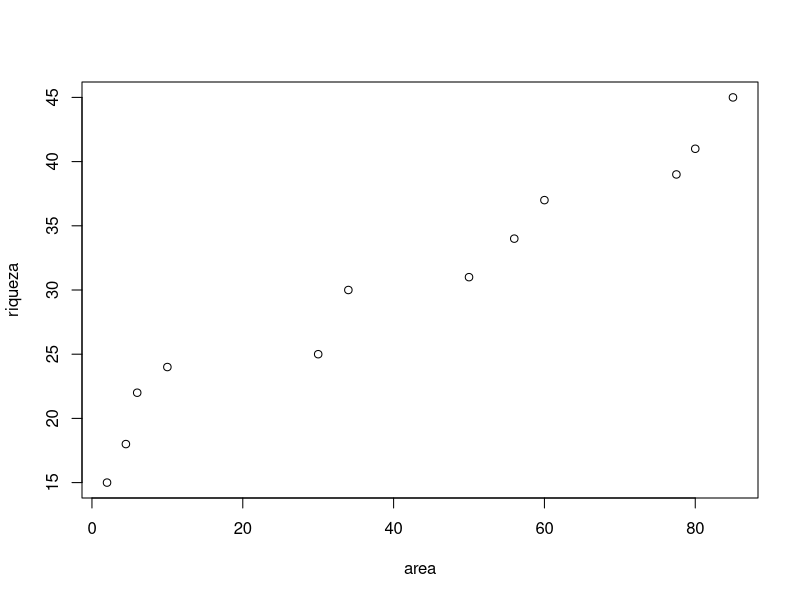
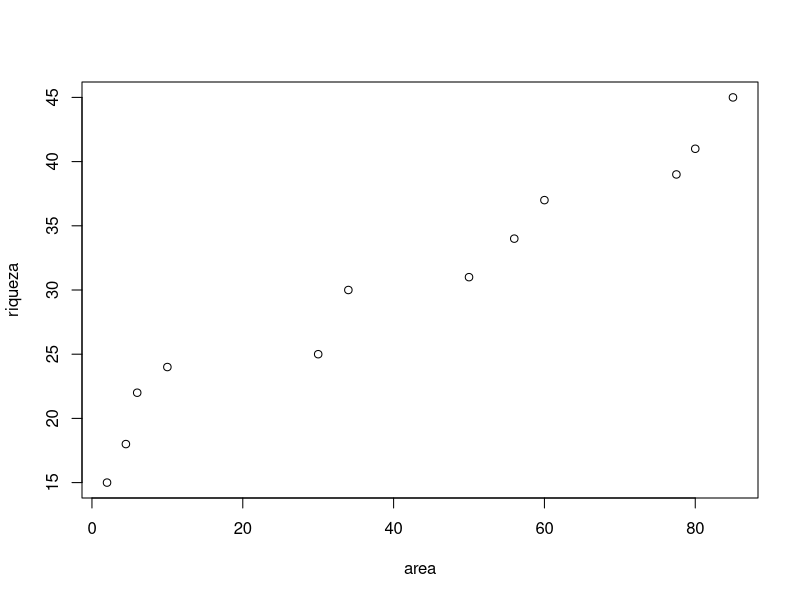
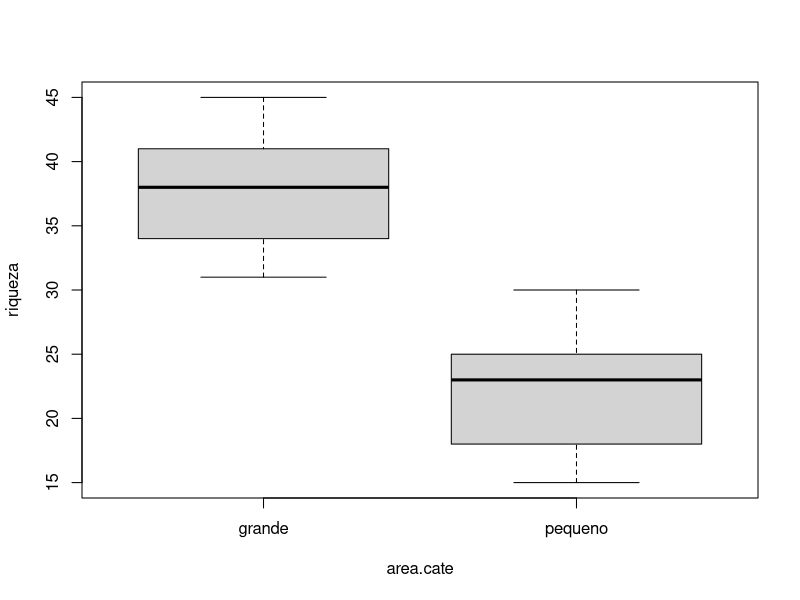
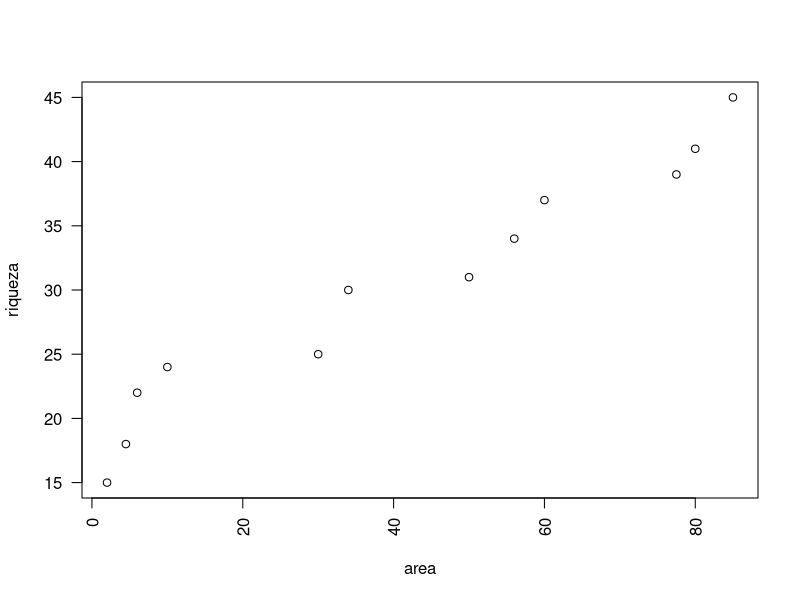
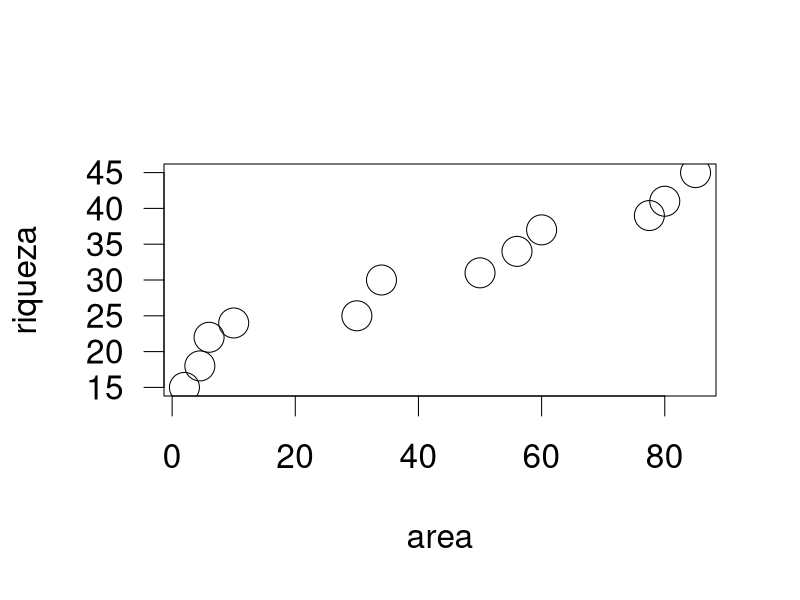
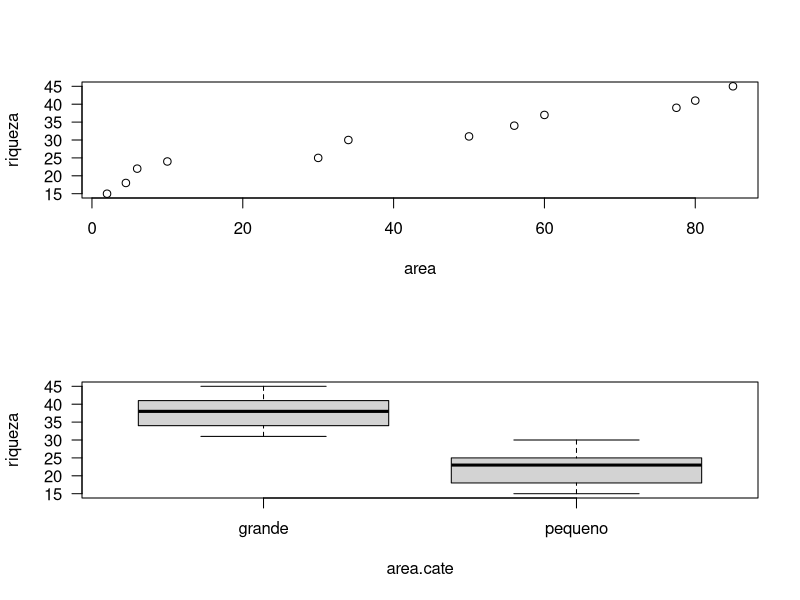
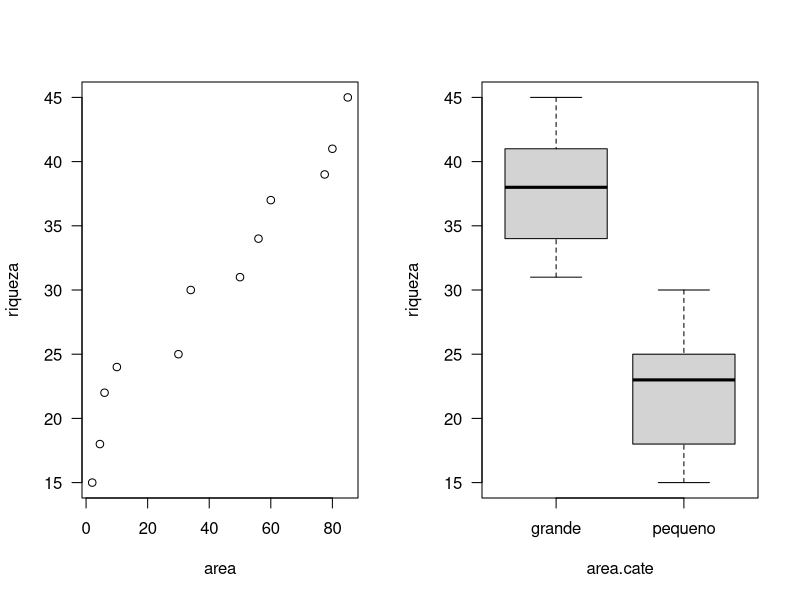
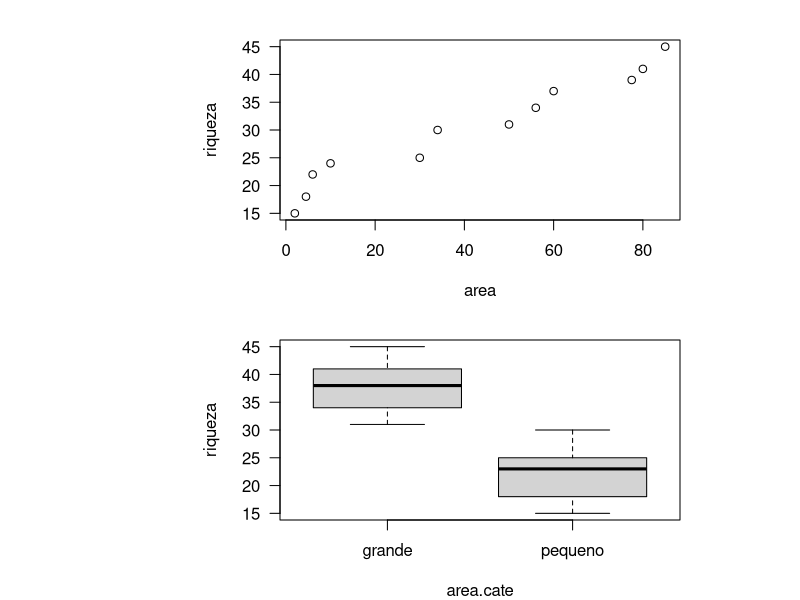

These charts were generated, in order, by the following R code:
## ---- chunk 1
riqueza <- c(15,18,22,24,25,30,31,34,37,39,41,45)
area <- c(2,4.5,6,10,30,34,50,56,60,77.5,80,85)
area.cate <- rep(c("pequeno", "grande"), each=6)

plot(riqueza~area)
plot(area,riqueza) # o mesmo que o anterior
boxplot(riqueza~area.cate)
## ---- chunk 2
par(las=1)
 plot(riqueza~area, las=2)
## ---- chunk 3
par(cex=2)
plot(riqueza~area, cex=2)
## ---- chunk 4
par(mfrow=c(2,1))
plot(riqueza~area)
boxplot(riqueza~area.cate)
## ---- chunk 5
par(mfrow=c(1,2))
plot(riqueza~area)
boxplot(riqueza~area.cate)
## ---- chunk 6
par(mfrow=c(2,1))
par(mar=c(4,14,2,6))
plot(riqueza~area)
boxplot(riqueza~area.cate)
## ---- chunk 7
par(mfrow=c(1,2))
par(mar=c(14,4,8,2))
plot(riqueza~area)
boxplot(riqueza~area.cate)
## ---- chunk 8
par(mfrow=c(1,2))
par(mar=c(8,4,8,1))
plot(riqueza~area)
par(mar=c(14,2,4,0.5))
boxplot(riqueza~area.cate)
## ---- chunk 9
  riqueza <- c(15,18,22,24,25,30,31,34,37,39,41,45)
  area <- c(2,4.5,6,10,30,34,50,56,60,77.5,80,85)
  area.cate <- rep(c("pequeno", "grande"), each=6)
## ---- chunk 10
plot(riqueza~area)
## ---- chunk 11
 plot(riqueza~area, bty="l", tcl=0.3)
## ---- chunk 12
boxplot(riqueza~area.cate, bty="l", tcl=0.3)
## ---- chunk 13
par(bty="l")
par(tcl=0.3)
boxplot(riqueza~area.cate)
## ---- chunk 14
riqueza <- c(15,18,22,24,25,30,31,34,37,39,41,45)
area <- c(2,4.5,6,10,30,34,50,56,60,77.5,80,85)
abundancia <- rev(riqueza)
## ---- chunk 15
 plot(riqueza~area)
 lines(lowess(area, riqueza))
## ---- chunk 16
hist(faithful$eruptions,prob=TRUE)
lines(density(faithful$eruptions),col="blue")
abline()
## ---- chunk 17
x <- runif(100, 1, 10)
## ---- chunk 18
y <- x+rnorm(100)
## ---- chunk 19
plot(y~x)
abline(0,1, col="blue")
## ---- chunk 20
plot(riqueza~area)
abline(v=mean(area))
abline(h=mean(riqueza))
## ---- chunk 21
plot(riqueza~area)
text(x=20,y=40,"texto")
## ---- chunk 22
require(MASS) #para objeto Animals
head(Animals) #consulte o help para entender
plot(brain~body, data=Animals, log="xy", type="n")
text(y=Animals$brain,x=Animals$body,labels=rownames(Animals))
## ---- chunk 23
plot(riqueza~area)
mtext("legenda no lado errado", side=4, line=0.9, at=20,cex=2, family="serif")
## ---- chunk 24
plot(riqueza~area)
par(new=TRUE)
plot(abundancia~area)
## ---- chunk 25
plot(riqueza~area)
par(new=TRUE)
plot(abundancia~area, axes=FALSE, ann=FALSE) ## começa com gráfico sem eixos
axis(4) #adiciona eixo
## ---- chunk 26
plot(riqueza~area)
rect(20,20,40,40)
## ---- chunk 27

jpeg(filename = "Rplotaula.jpg", width = 480, height = 480, 
     units = "px", pointsize = 12, quality = 100,
     bg = "white",  res = NA)

par(mfrow=c(1,2))
par(mar=c(14,4,8,2))
plot(riqueza~area)
boxplot(riqueza~area.cate)

dev.off() ## fecha o dispositivo jpg
## ---- chunk 28
png("meugrafico%02d.png")
plot(riqueza~area)
boxplot(riqueza~area.cate)
dev.off()
## ---- chunk 29
layout(matrix(c(1,2),ncol=2, nrow=1), width=c(8,2))
layout.show(2) #mostra o layout dos dois paineis
## ---- chunk 30
par (mar=c(5,4,4,3.5)) #controla tamanhos das margens
plot(x=NULL,y=NULL, xlim=c(-1.5,2.5), ylim=c(0.5,7.5),type="n", yaxt="n", xlab="Effect Size (lnOR)", ylab="", main="SURVIVAL") ##Linhas guias e eixo
abline (v=0,lty=2) #desenha linhas de regressão (a+bx) ou v=vertical, h=horizontal
abline (h=c(3,6))
axis(side=4, at=c(1,2,4,5,7), labels=c("adult (2)", "young (28)", "temperate (28)", "tropical (2)", "overall (30)"),las=2 ) #desenha o eixo
